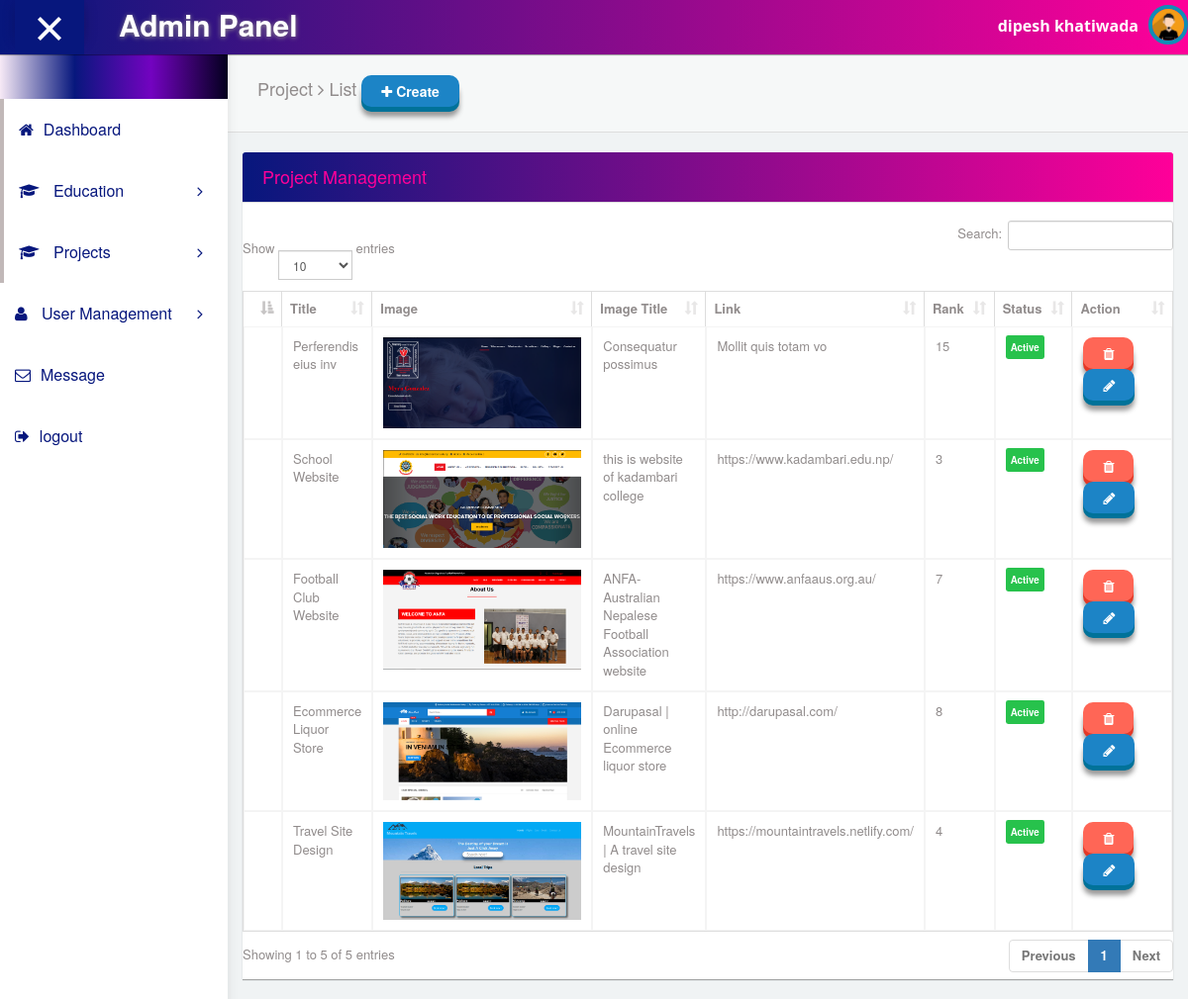
The page /project (signed in) on the database its author committed.
### tables this page shows
CREATE TABLE "projects" (
	"id"	INTEGER NOT NULL PRIMARY KEY AUTOINCREMENT UNIQUE,
	"title"	varchar(100) NOT NULL,
	"image"	TEXT NOT NULL,
	"link"	TEXT NOT NULL,
	"rank"	INTEGER NOT NULL,
	"status"	boolean NOT NULL,
	"image_title"	varchar(150)
);

### app.py (the view)
@app.route("/project") #decorator
def project_list():
    errors={}
    if 'user_id' not in session.keys():
        return redirect("/login")
    selectQuery="Select * from projects"
    cursor.execute(selectQuery)
    data=cursor.fetchall()
    if session["success"] != "1":
        errors['success'] = session["success"]
        session["success"]=""
    return render_template("backend/project_list.html",value=data,errors = errors)

### templates/backend/project_list.html (shortened to what this page needs)
{% extends "backend/base.html" %}
{% block content %}
<div id="content">
        <div class="panel box-shadow-none content-header">
          <div class="panel-body">
            <div class="col-md-12">
                <h4 class="animated fadeInLeft">
                    Project <span class="fa-angle-right fa"></span> List
                    <a href="/project/create" class="btn btn-3d btn-primary"><span class="fa fa-plus"></span> Create</a>
                </h4>
            </div>
          </div>
        </div>
        <div class="form-element">
          <div class="col-md-12 padding-0">
            <div class="col-md-12">
              <div class="panel form-element-padding">
                <div class="panel-heading">
                 <h4>Project Management</h4>
                </div>
                <br/>
                    <table class="table table-bordered" id="list_table">
                        <thead>
                          <tr>
                            <th></th>
                            <th>Title</th>
                            <th>Image</th>
                            <th>Image Title</th>
                            <th>Link</th>
                            <th>Rank</th>
                            <th>Status</th>
                            <th>Action</th>
                          </tr>
                        </thead>
                        <tbody>
                          {%for val in value %}
                          <tr>
                            <td></td>
                            <td>{{val[1]}}</td>
                            <td>
                              <img src="/static/uploaded_image/{{val[2]}}" width="200px" alt="{{val[2]}}">
                             </td>
                            <td>{{val[6]}}</td>
                            <td>{{val[3]}}</td>
                            <td>{{val[4]}}</td>
                            <td>
                              {%if val[5] ==1 %}
                              <span class="label label-success">Active</span>
                              {% else %}
                              <span class="label label-warning">De Active</span>
                              {% endif %}
                            </td>
                            <td width="20%">
                              <a href="" class="btn btn-3d btn-danger" data-toggle="modal" data-target="#myModal_{{val[0]}}"><i class="fa fa-trash"></i></a>
                              <a href="/project/{{val[0]}}/edit" class="btn btn-3d btn-primary"><i class="fa fa-pencil"></i></a>
                            </td>
                          </tr>
                          {% endfor %}
                        </tbody>
                       </table>
              </div>
            </div>
          </div>
      </div>
    </div>
{% endblock %}

### templates/backend/base.html (shortened to what this page needs)
<!DOCTYPE html>
<html lang="en">
<head>
  <link rel="stylesheet" type="text/css" href="/static/asset/css/bootstrap.min.css">
  <link rel="stylesheet" type="text/css" href="/static/asset/css/plugins/font-awesome.min.css"/>
  <link rel="stylesheet" type="text/css" href="/static/asset/css/plugins/datatables.bootstrap.min.css"/>
  <link rel="stylesheet" type="text/css" href="/static/asset/css/plugins/animate.min.css"/>
  <link rel="stylesheet" type="text/css" href="/static/asset/css/plugins/nouislider.min.css"/>
  <link rel="stylesheet" type="text/css" href="/static/asset/css/plugins/select2.min.css"/>
  <link rel="stylesheet" type="text/css" href="/static/asset/css/plugins/ionrangeslider/ion.rangeSlider.css"/>
  <link rel="stylesheet" type="text/css" href="/static/asset/css/plugins/ionrangeslider/ion.rangeSlider.skinFlat.css"/>
  <link rel="stylesheet" type="text/css" href="/static/asset/css/plugins/bootstrap-material-datetimepicker.css"/>
  <link href="/static/asset/css/style.css" rel="stylesheet">
</head>
<body id="mimin" class="dashboard">
        <nav class="navbar navbar-default header navbar-fixed-top">
          <div class="col-md-12 nav-wrapper">
            <div class="navbar-header" style="width:100%;">
              <div class="opener-left-menu is-open">
                <span class="bottom"></span>
              </div>
                <a href="/static/index.html" class="navbar-brand">
                 <b>Admin Panel</b>
                </a>
              <ul class="nav navbar-nav search-nav">
                <li>
                   <div class="search">
                  </div>
                </li>
              </ul>
              <ul class="nav navbar-nav navbar-right user-nav">
                <li class="user-name"><span>{{session["name"]}}</span></li>
                <li class="dropdown avatar-dropdown">
                    <img src="/static/asset/img/avatar.jpg" class="img-circle avatar" alt="user name" data-toggle="dropdown" aria-haspopup="true" aria-expanded="true"/>
                 </li>
              </ul>
            </div>
          </div>
        </nav>
      <div class="container-fluid mimin-wrapper">
            <div id="left-menu">
              <div class="sub-left-menu scroll">
                <ul class="nav nav-list">
                    <li><div class="left-bg"></div></li>
                    <li class="active ripple">
                      <a href="/dashboard.html"><span class="fa-home fa"></span>Dashboard</a>
                    </li>
                    <li class="active ripple">
                        <a class="tree-toggle nav-header">
                          <span class="fa fa-graduation-cap "></span> Education
                          <span class="fa-angle-right fa right-arrow text-right"></span>
                        </a>
                      </li>
                    <li class="active ripple">
                        <a class="tree-toggle nav-header">
                          <span class="fa fa-graduation-cap "></span> Projects
                          <span class="fa-angle-right fa right-arrow text-right"></span>
                        </a>
                      </li>
                    <li class="ripple">
                      <a class="tree-toggle nav-header">
                        <span class="fa fa-user"></span> User Management
                        <span class="fa-angle-right fa right-arrow text-right"></span>
                      </a>
                    </li>
                    <li class="ripple">
                        <a href="/message"><span class="fa fa-envelope-o"></span>Message</a>
                      </li>
                      <li class="ripple">
                          <a href="/logout"><span class="fa-sign-out fa"></span>logout</a>
                        </li>
                  </ul>
                </div>
            </div>
          {% block content %}
               {% endblock %}
      </div>
</body>
</html>

### rows shown on the page
projects: title "Perferendis eius inv", image (picture), image_title "Consequatur possimus", link "Mollit quis totam vo", rank "15", status "Active"
projects: title "School Website", image (picture), image_title "this is website of kadambari college", link "https://www.kadambari.edu.np/", rank "3", status "Active"
projects: title "Football Club Website", image (picture), image_title "ANFA- Australian Nepalese Football Association website", link "https://www.anfaaus.org.au/", rank "7", status "Active"
projects: title "Ecommerce Liquor Store", image (picture), image_title "Darupasal | online Ecommerce liquor store", link "http://darupasal.com/", rank "8", status "Active"
projects: title "Travel Site Design", image (picture), image_title "MountainTravels | A travel site design", link "https://mountaintravels.netlify.com/", rank "4", status "Active"

### other values the page prints
{{ session["name"] }} "dipesh khatiwada"
